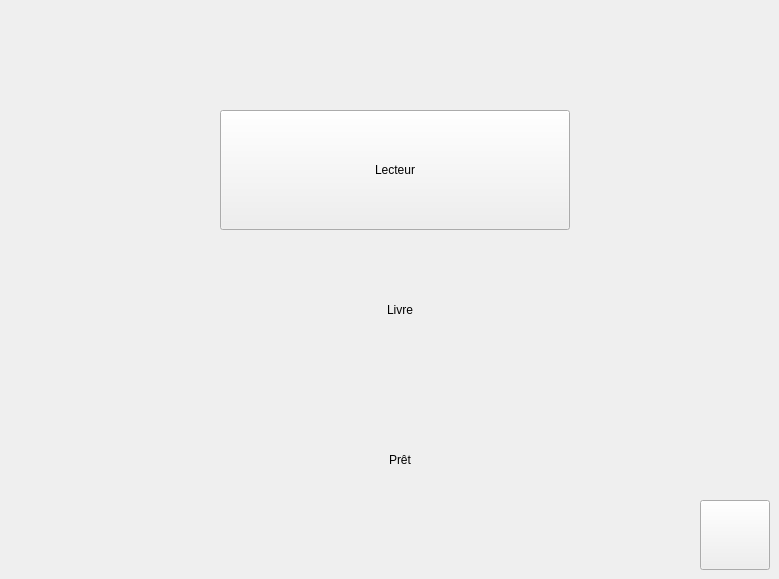
    <widget class="QWidget" name="pagePrincipale">
     <property name="toolTip">
      <string>&lt;!DOCTYPE HTML PUBLIC &quot;-//W3C//DTD HTML 4.0//EN&quot; &quot;http://www.w3.org/TR/REC-html40/strict.dtd&quot;&gt;
&lt;html&gt;&lt;head&gt;&lt;meta name=&quot;qrichtext&quot; content=&quot;1&quot; /&gt;&lt;style type=&quot;text/css&quot;&gt;
p, li { white-space: pre-wrap; }
&lt;/style&gt;&lt;/head&gt;&lt;body style=&quot; font-family:'MS Shell Dlg 2'; font-size:8pt; font-weight:400; font-style:normal;&quot;&gt;
&lt;p style=&quot;-qt-paragraph-type:empty; margin-top:0px; margin-bottom:0px; margin-left:0px; margin-right:0px; -qt-block-indent:0; text-indent:0px;&quot;&gt;&lt;br /&gt;&lt;/p&gt;&lt;/body&gt;&lt;/html&gt;</string>
     </property>
     <property name="styleSheet">
      <string notr="true">background-image: url(:/images/old book.jpg);</string>
     </property>
     <widget class="QPushButton" name="boutonLivrePrincipale">
      <property name="geometry">
       <rect>
        <x>225</x>
        <y>250</y>
        <width>350</width>
        <height>120</height>
       </rect>
      </property>
      <property name="toolTip">
       <string>&lt;html&gt;&lt;head/&gt;&lt;body&gt;&lt;p&gt;livres&lt;/p&gt;&lt;/body&gt;&lt;/html&gt;</string>
      </property>
      <property name="autoFillBackground">
       <bool>false</bool>
      </property>
      <property name="styleSheet">
       <string notr="true"/>
      </property>
      <property name="text">
       <string>Livre</string>
      </property>
      <property name="iconSize">
       <size>
        <width>30</width>
        <height>30</height>
       </size>
      </property>
      <property name="flat">
       <bool>true</bool>
      </property>
     </widget>
     <widget class="QPushButton" name="boutonLecteurPrincipale">
      <property name="geometry">
       <rect>
        <x>220</x>
        <y>110</y>
        <width>350</width>
        <height>120</height>
       </rect>
      </property>
      <property name="mouseTracking">
       <bool>false</bool>
      </property>
      <property name="toolTip">
       <string>&lt;html&gt;&lt;head/&gt;&lt;body&gt;&lt;p&gt;lecteurs&lt;/p&gt;&lt;/body&gt;&lt;/html&gt;</string>
      </property>
      <property name="styleSheet">
       <string notr="true">/*#bouton_4
{
font: 50pt &quot;MS Shell Dlg 2&quot;;
border: solid 40px white;
border-top-left-radius: 100%;
border-radius: 50%;

background-image: url(:/images/bois2.jpg);
/*background-color:white;
padding left: 20px;
color:white;
}

QPushButton:hover#bouton_4
{
font:55pt &quot;MS Shell Dlg 2&quot;;
transition: 2s;
color: rgb(255, 254, 238);
}*/</string>
      </property>
      <property name="text">
       <string>Lecteur</string>
      </property>
      <property name="autoDefault">
       <bool>false</bool>
      </property>
      <property name="flat">
       <bool>false</bool>
      </property>
     </widget>
     <widget class="QPushButton" name="boutonPretPrincipale">
      <property name="geometry">
       <rect>
        <x>225</x>
        <y>400</y>
        <width>350</width>
        <height>120</height>
       </rect>
      </property>
      <property name="toolTip">
       <string>&lt;html&gt;&lt;head/&gt;&lt;body&gt;&lt;p&gt;prêts&lt;/p&gt;&lt;/body&gt;&lt;/html&gt;</string>
      </property>
      <property name="styleSheet">
       <string notr="true"/>
      </property>
      <property name="text">
       <string>Prêt</string>
      </property>
      <property name="flat">
       <bool>true</bool>
      </property>
     </widget>
     <widget class="QPushButton" name="boutonQuitter">
      <property name="geometry">
       <rect>
        <x>700</x>
        <y>500</y>
        <width>70</width>
        <height>70</height>
       </rect>
      </property>
      <property name="toolTip">
       <string>&lt;html&gt;&lt;head/&gt;&lt;body&gt;&lt;p&gt;Quitter&lt;/p&gt;&lt;/body&gt;&lt;/html&gt;</string>
      </property>
      <property name="text">
       <string/>
      </property>
      <property name="icon">
       <iconset resource="sourceimage.qrc">
        <normaloff>:/images/exit.png</normaloff>:/images/exit.png</iconset>
      </property>
      <property name="iconSize">
       <size>
        <width>20</width>
        <height>20</height>
       </size>
      </property>
     </widget>
     <zorder>boutonLivrePrincipale</zorder>
     <zorder>boutonPretPrincipale</zorder>
     <zorder>boutonQuitter</zorder>
     <zorder>boutonLecteurPrincipale</zorder>
    </widget>
